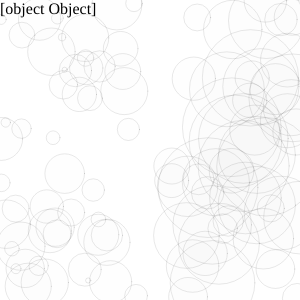
Frame 1 (no input)
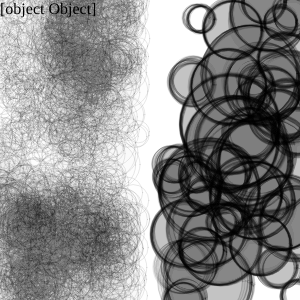
Frame 60 (no input)
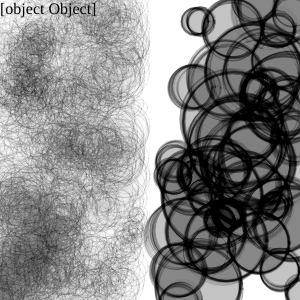
Frame 120 (the mouse pressed at the canvas centre since frame 60)

The p5.js sketch that drew these frames (run headless with seeded random() and noise() and a simulated clock; from frame 60 on, the mouse is pressed at the canvas centre):

// p5.js sketch
// ── sketch.js
var bugs=[]
var buggers=[]
var num = 50
function setup() {
  canvas=createDiv(createCanvas(300, 300))
  canvas.position(0,0);
  cnvs=createDiv(createCanvas(300, 300))
  cnvs.position(301,0);
  
  for(i=0; i<num; i++){
    buggers.push(new Bugger())
  }
  for(i=0; i<num; i++){
    bugs.push(new Bug())
  }

}


function draw() {
 
  for(i=0; i<bugs.length; i++){
    bugs[i].show()
    bugs[i].jitter()
  }

  canvas.style("padding-right", 50 + 'px')
  
   for(i=0; i<buggers.length; i++){
    buggers[i].show()
    buggers[i].jitter()
  }
  cnvs.style("padding-right", 0 + 'px')
}

function Bug(){
  this.diam= random(5,50)
  this.x = random(1,width/2-this.diam/2);
  this.y = random(1, height);
  
  
  this.jitter = function(){
    this.x += random(-15, 15)
    this.y += random(-15, 15)
    if(this.x>=width/2-this.diam/2){
      this.x -= 15
    }
  }
  
  this.show = function(){
    // noFill();
 strokeWeight(0.1);
    fill(10,10,1,1)
    ellipse(this.x, this.y, this.diam)
  }
}

function Bugger(){
   this.diam= random(25,100)
    this.x = random(width/2+this.diam/2, width);
  this.y = random(0, height);
  
  
  this.jitter = function(){
    this.x += random(-1, 1)
    this.y += random(-1, 1)
   
 
  }
  
  this.show = function(){
    // noFill();
 strokeWeight(0.1);
    fill(10,10,1,1)
    ellipse(this.x, this.y, this.diam)
  }
}

function mousePressed(){
  background(255)
}

// ── sketch2.js
var buggers=[]
var num = 50
function setup() {
  cnvs=createDiv(createCanvas(300, 300))
  cnvs.position(301,0);
  
  for(i=0; i<num; i++){
    buggers.push(new Bugger())
  }
}


function draw() {
 
   for(i=0; i<buggers.length; i++){
    buggers[i].show()
    buggers[i].jitter()
  }
  cnvs.style("padding-right", 0 + 'px')
}


function Bugger(){
   this.diam= random(25,100)
    this.x = random(width/2+this.diam/2, width);
  this.y = random(0, height);
  
  
  this.jitter = function(){
    this.x += random(-1, 1)
    this.y += random(-1, 1)
   
 
  }
  
  this.show = function(){
    // noFill();
 strokeWeight(0.1);
    fill(10,10,1,1)
    ellipse(this.x, this.y, this.diam)
  }
}
